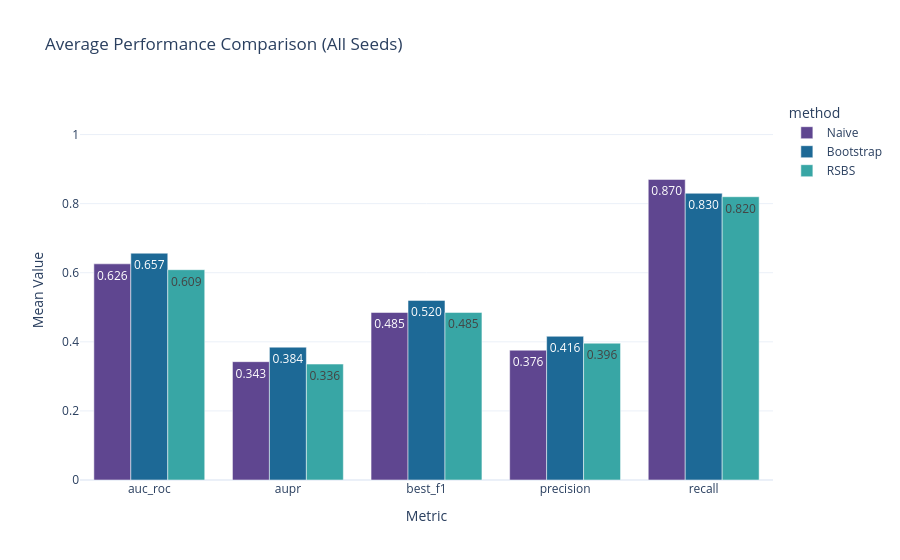

The notebook cell saved with this chart:
### Code cell
fig2.show()

### Figure 1 — Plotly figure (JSON) as saved in the notebook; plotly's stock layout.template omitted (floating-point values rounded to 4 significant figures)
{"data": [{"alignmentgroup": "True", "hovertemplate": "method=Naive<br>Metric=%{x}<br>Mean Value=%{y}<extra></extra>", "legendgroup": "Naive", "marker": {"color": "rgb(95, 70, 144)", "pattern": {"shape": ""}}, "name": "Naive", "offsetgroup": "Naive", "orientation": "v", "showlegend": true, "textposition": "auto", "texttemplate": "%{y:.3f}", "type": "bar", "x": ["auc_roc", "aupr", "best_f1", "precision", "recall"], "xaxis": "x", "y": [0.6258, 0.3425, 0.4849, 0.3758, 0.87], "yaxis": "y"}, {"alignmentgroup": "True", "hovertemplate": "method=Bootstrap<br>Metric=%{x}<br>Mean Value=%{y}<extra></extra>", "legendgroup": "Bootstrap", "marker": {"color": "rgb(29, 105, 150)", "pattern": {"shape": ""}}, "name": "Bootstrap", "offsetgroup": "Bootstrap", "orientation": "v", "showlegend": true, "textposition": "auto", "texttemplate": "%{y:.3f}", "type": "bar", "x": ["auc_roc", "aupr", "best_f1", "precision", "recall"], "xaxis": "x", "y": [0.6565, 0.3845, 0.52, 0.416, 0.83], "yaxis": "y"}, {"alignmentgroup": "True", "hovertemplate": "method=RSBS<br>Metric=%{x}<br>Mean Value=%{y}<extra></extra>", "legendgroup": "RSBS", "marker": {"color": "rgb(56, 166, 165)", "pattern": {"shape": ""}}, "name": "RSBS", "offsetgroup": "RSBS", "orientation": "v", "showlegend": true, "textposition": "auto", "texttemplate": "%{y:.3f}", "type": "bar", "x": ["auc_roc", "aupr", "best_f1", "precision", "recall"], "xaxis": "x", "y": [0.6088, 0.3356, 0.4851, 0.3961, 0.82], "yaxis": "y"}], "layout": {"barmode": "group", "legend": {"title": {"text": "method"}, "tracegroupgap": 0}, "title": {"text": "Average Performance Comparison (All Seeds)"}, "xaxis": {"anchor": "y", "domain": [0, 1], "title": {"text": "Metric"}}, "yaxis": {"anchor": "x", "domain": [0, 1], "range": [0, 1.1], "title": {"text": "Mean Value"}}}}
